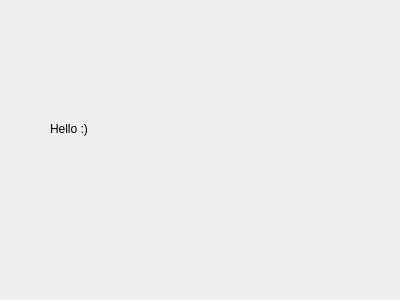
<?xml version="1.0" encoding="UTF-8"?>
<ui version="4.0">
 <class>Dialog</class>
 <widget class="QDialog" name="Dialog">
  <property name="geometry">
   <rect>
    <x>0</x>
    <y>0</y>
    <width>400</width>
    <height>300</height>
   </rect>
  </property>
  <property name="windowTitle">
   <string>Dialog</string>
  </property>
  <widget class="QLabel" name="label">
   <property name="geometry">
    <rect>
     <x>50</x>
     <y>120</y>
     <width>67</width>
     <height>17</height>
    </rect>
   </property>
   <property name="text">
    <string>Hello :)</string>
   </property>
  </widget>
 </widget>
 <resources/>
 <connections/>
</ui>
